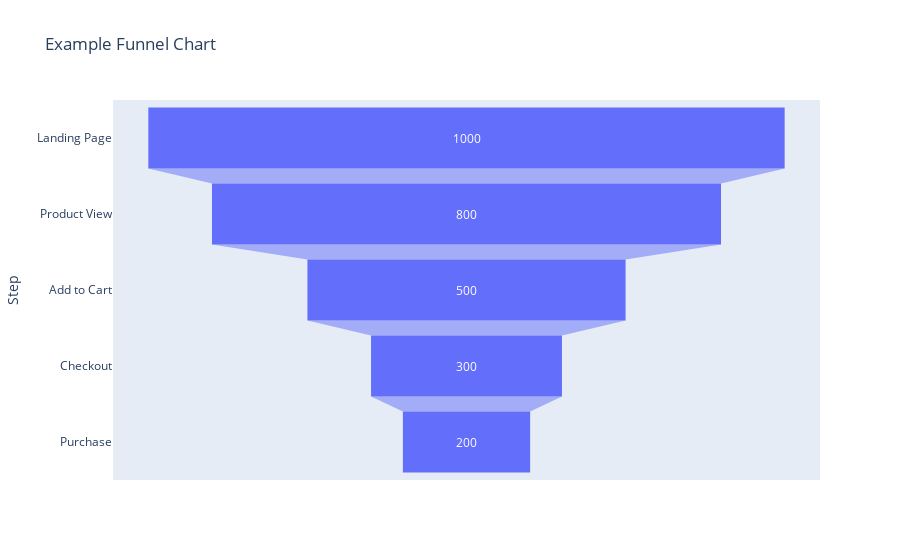

The code cell stored with this chart in its notebook:
### Markdown cell above
# 6. Funnel Chart (Example - if you had funnel steps, you'd adapt this)

### Code cell
# Example of making a fake funnel dataset. You would adapt this to your own funnel data.
funnel_data = pd.DataFrame({
    'Step': ['Landing Page', 'Product View', 'Add to Cart', 'Checkout', 'Purchase'],
    'Users': [1000, 800, 500, 300, 200]
})

fig = px.funnel(funnel_data, x='Users', y='Step', title='Example Funnel Chart')
fig.show()

### Figure 1 — Plotly figure (JSON) as saved in the notebook; plotly's stock layout.template omitted (floating-point values rounded to 4 significant figures)
{"data": [{"hovertemplate": "Users=%{x}<br>Step=%{y}<extra></extra>", "legendgroup": "", "marker": {"color": "#636efa"}, "name": "", "orientation": "h", "showlegend": false, "type": "funnel", "x": [1000, 800, 500, 300, 200], "xaxis": "x", "y": ["Landing Page", "Product View", "Add to Cart", "Checkout", "Purchase"], "yaxis": "y"}], "layout": {"legend": {"tracegroupgap": 0}, "title": {"text": "Example Funnel Chart"}, "xaxis": {"anchor": "y", "domain": [0, 1], "title": {"text": "Users"}}, "yaxis": {"anchor": "x", "domain": [0, 1], "title": {"text": "Step"}}}}
